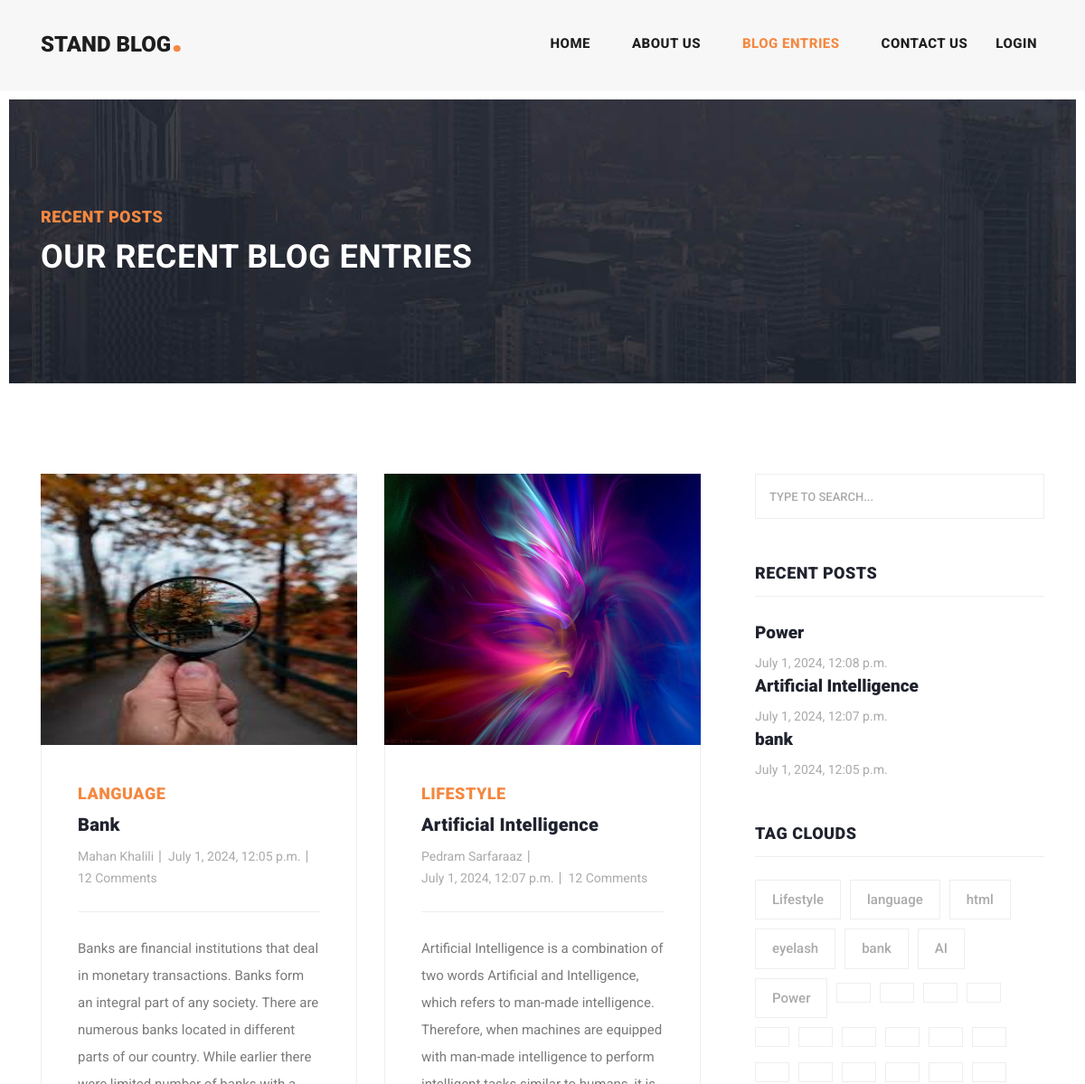
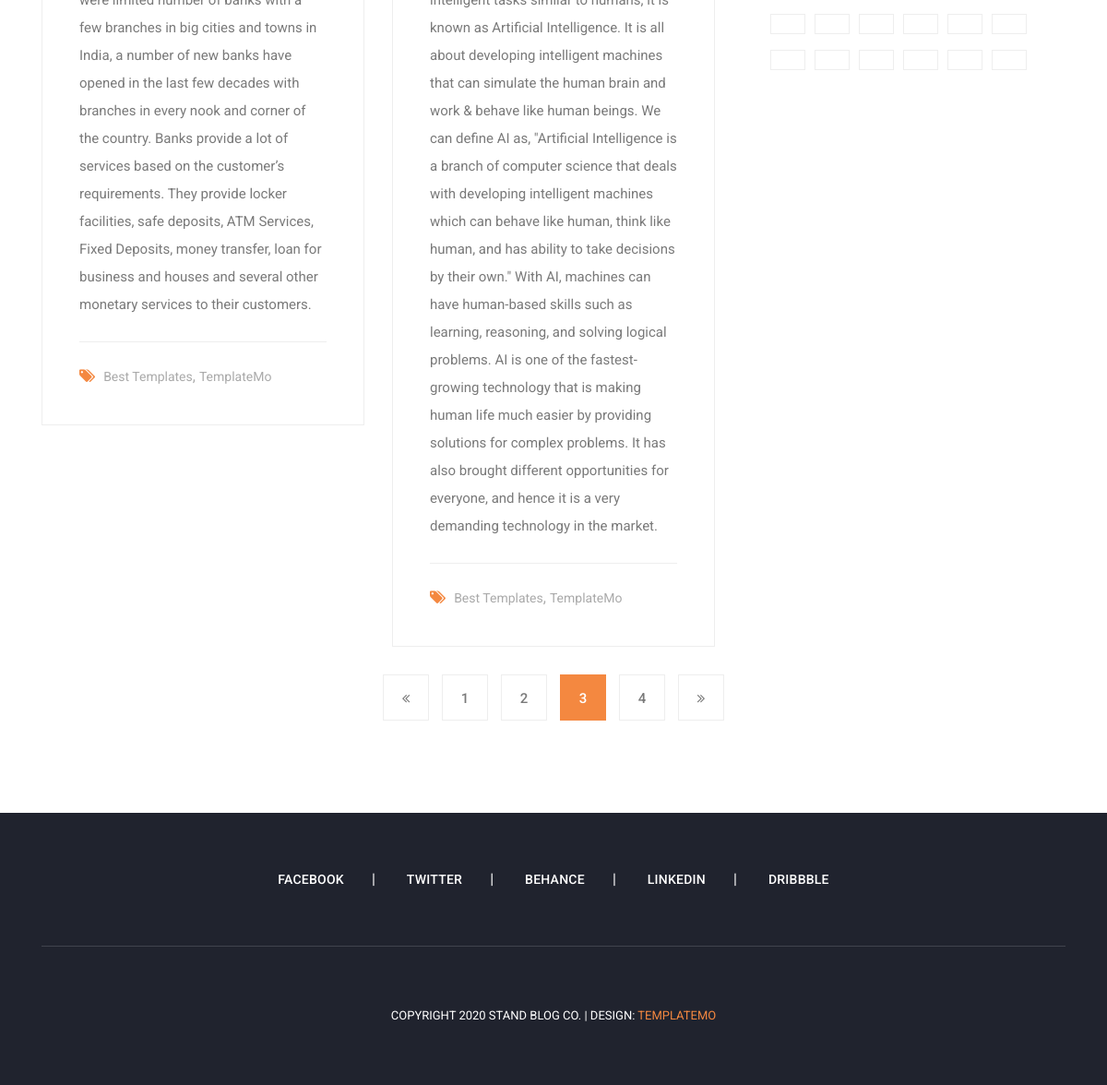
The page /post/all?page=3 on the database its author committed (2 pictures, top to bottom).
### post/models.py (models this page shows, shortened)
class Article(models.Model):
    author = models.ForeignKey(User, on_delete=models.CASCADE, null=True)
    category = models.ManyToManyField(Category, related_name="articles")
    title = models.CharField(max_length=100)
    body = models.TextField()
    created_time = models.DateTimeField(auto_now_add=True)
    updated_time = models.DateTimeField(auto_now=True)
    image = models.ImageField(upload_to='images/post')
    slug = models.SlugField(null=True, unique=True)
    def get_absolute_url(self):
        return reverse("post:details", kwargs={"slug": self.slug})

class Category(models.Model):
    title = models.CharField(max_length=100)
    class Meta:
        verbose_name_plural = 'Categories'
    def __str__(self):
        return self.title

### post/views.py (the view)
# urls.py: path('all', views.blog_enteries, name='all'),
def blog_enteries(request):
    articles = Article.objects.all()
    page_number = request.GET.get('page')
    paginator = Paginator(articles, 2)
    object_list = paginator.get_page(page_number)
    return render(request, 'post/all_post.html', context={'articles': object_list})

### context_processors/context_processors.py (called while the page is built)
def user(request):
    user = User.objects.all()
    return {'user': user}

def sidebar(request):
    recent = Article.objects.order_by('-created_time')[:3]
    return {'recent': recent}

def categories(request):
    categories = Category.objects.all()
    return {'categories': categories}

### post/templates/post/all_post.html (shortened to what this page needs)
{% extends 'base.html' %}
{% load static %}
{% block content %}
    <div class="heading-page header-text">
        <section class="page-heading">
            <div class="container">
                <div class="row">
                    <div class="col-lg-12">
                        <div class="text-content">
                            <h4>Recent Posts</h4>
                            <h2>Our Recent Blog Entries</h2>
                        </div>
                    </div>
                </div>
            </div>
        </section>
    </div>
    <section class="blog-posts grid-system">
        <div class="container">
            <div class="row">
                <div class="col-lg-8">
                    <div class="all-blog-posts">
                        <div class="row">
                            {% for article in articles %}
                                <div class="col-lg-6">
                                    <div class="blog-post">
                                        <div class="blog-thumb">
                                            <img src="{{ article.image.url }}" style="width: 350px; height: 300px"
                                                 alt="">
                                        </div>
                                        <div class="down-content">
                                            <span>{{ article.category.first }}</span>
                                            <a href="{{ article.get_absolute_url }}"><h4>{{ article.title }}</h4></a>
                                            <ul class="post-info">
                                                <li><a href="#">{{ article.author.get_full_name }}</a></li>
                                                <li><a href="#">{{ article.created_time }}</a></li>
                                                <li><a href="#">12 Comments</a></li>
                                            </ul>
                                            <p>{{ article.body }}</p>
                                            <div class="post-options">
                                                <div class="row">
                                                    <div class="col-lg-12">
                                                        <ul class="post-tags">
                                                            <li><i class="fa fa-tags"></i></li>
                                                            <li><a href="#">Best Templates</a>,</li>
                                                            <li><a href="#">TemplateMo</a></li>
                                                        </ul>
                                                    </div>
                                                </div>
                                            </div>
                                        </div>
                                    </div>
                                </div>
                            {% endfor %}
                        </div>
                    </div>
                </div>
                {% include 'includes/sidebar.html' %}
                <div class="col-lg-12">
                    <ul class="page-numbers">
                        {% if articles.has_previous %}
                            <li><a href="?page={{ articles.previous_page_number }}{% if request.GET.q %}&q={{ request.GET.q }}{% endif %}"><i class="fa fa-angle-double-left"></i></a></li>
                        {% endif %}
                    {% for i in articles.paginator.page_range %}
                        {% if articles.number == i %}
                        <li class="active"><a href="?page={{ i }}{% if request.GET.q %}&q={{ request.GET.q }}{% endif %}">{{ i }}</a></li>
                        {% else %}
                        <li><a href="?page={{ i }}{% if request.GET.q %}&q={{ request.GET.q }}{% endif %}">{{ i }}</a></li>
                        {% endif %}
                    {% endfor %}
                        {% if articles.has_next %}
                            <li><a href="?page={{ articles.next_page_number }}{% if request.GET.q %}&q={{ request.GET.q }}{% endif %}"><i class="fa fa-angle-double-right"></i></a></li>
                        {% endif %}
                    </ul>
                </div>
            </div>
        </div>
    </section>
{% endblock %}

### templates/includes/sidebar.html
{% load static %}
<div class="col-lg-4">
    <div class="sidebar">
        <div class="row">
            <div class="col-lg-12">
                <div class="sidebar-item search">
                    <form id="search_form" name="gs" method="GET" action="{% url 'post:search' %}">
                        <input type="text" name="q" class="searchText" placeholder="type to search..."
                               autocomplete="on">
                    </form>
                </div>
            </div>
            <div class="col-lg-12">
                <div class="sidebar-item recent-posts">
                    <div class="sidebar-heading">
                        <h2>Recent Posts</h2>
                    </div>
                    {% for item in recent %}
                        <div class="content">
                            <ul>
                                <li><a href="{% url 'post:details' item.slug %}">
                                    <h5>{{ item.title }}</h5>
                                    <span>{{ item.created_time }}</span>
                                </a></li>
                            </ul>
                        </div>
                    {% endfor %}
                </div>
            </div>
            <div class="col-lg-12">
                <div class="sidebar-item tags">
                    <div class="sidebar-heading">
                        <h2>Tag Clouds</h2>
                    </div>
                    <div class="content">
                        <ul>
                            {% for item in categories %}
                                <li><a href="{% url 'post:categories' item.id %}">{{ item.title }}</a></li>
                            {% endfor %}
                        </ul>
                    </div>
                </div>
            </div>
        </div>
    </div>
</div>

### rows shown on the page
Article: image (picture), category.first "LANGUAGE", title "Bank", author.get_full_name "Mahan Khalili", created_time "July 1, 2024, 12:05 p.m.", body "Banks are financial institutions that deal in monetary transactions. Banks form an integral part of any society. There are numerous banks located in different parts of our country. While earlier there were limited number of banks with a few branches in big cities and towns in India, a number of new banks have opened in the last few decades with branches in every nook and corner of the country. Banks provide a lot of services based on the customer’s requirements. They provide locker facilities, safe deposits, ATM Services, Fixed Deposits, money transfer, loan for business and houses and several other monetary services to their customers.", title "bank"
Article: image (picture), category.first "LIFESTYLE", title "Artificial Intelligence", author.get_full_name "Pedram Sarfaraaz", created_time "July 1, 2024, 12:07 p.m.", body "Artificial Intelligence is a combination of two words Artificial and Intelligence, which refers to man-made intelligence. Therefore, when machines are equipped with man-made intelligence to perform intelligent tasks similar to humans, it is known as Artificial Intelligence. It is all about developing intelligent machines that can simulate the human brain and work & behave like human beings. We can define AI as, \"Artificial Intelligence is a branch of computer science that deals with developing intelligent machines which can behave like human, think like human, and has ability to take decisions by their own.\" With AI, machines can have human-based skills such as learning, reasoning, and…"
Article: title "Power", created_time "July 1, 2024, 12:08 p.m."
Category: title "Lifestyle"
Category: title "language"
Category: title "html"
Category: title "eyelash"
Category: title "bank"
Category: title "AI"
Category: title "Power"

### other values the page prints
{{ i }} "1" "2" "4"
{{ i }} "3"
